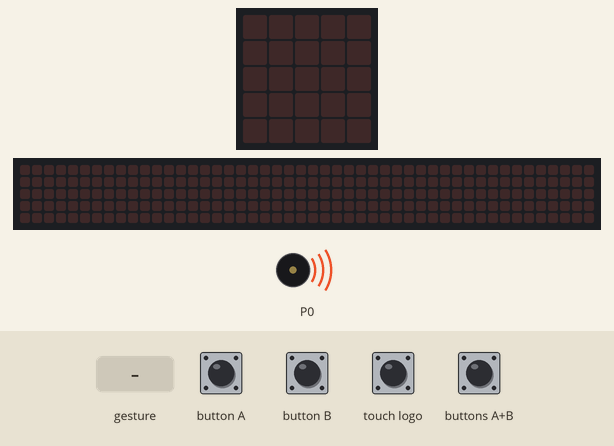
Recording of a program running on a simulated BBC micro:bit (MakeCode). Parts: the board's 5×5 LED display, a strip that is not on the board, showing the scrolling text unrolled, buzzer (waves = sounding). The inputs (shaded band) are chosen by the test bench. A tilt is held for 1.5 s and a shake lasts 1 s, then the board lies face up again; the 48×5 strip is a reading aid, not a part: it shows the text the display is scrolling, unrolled, one strip-width of it at a time.

Above: at 1.2 s.
1.3 s: button A pressed for 0.15 s
At 1.53 s:
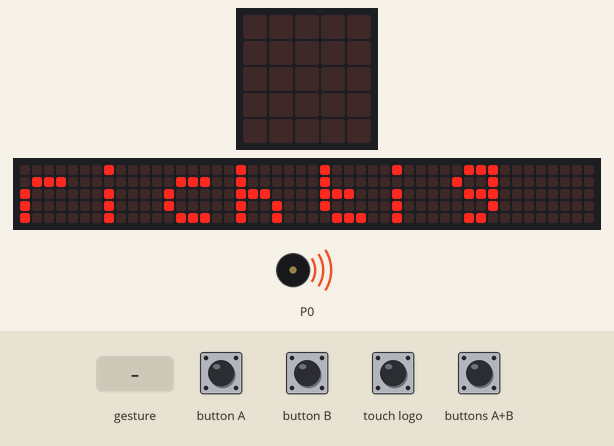
4.3 s: touch logo pressed for 0.15 s
At 4.37 s:
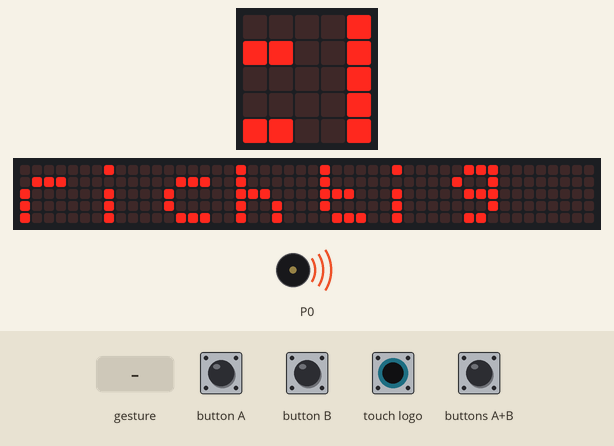
7.3 s: buttons A+B pressed for 0.15 s
At 10.32 s:
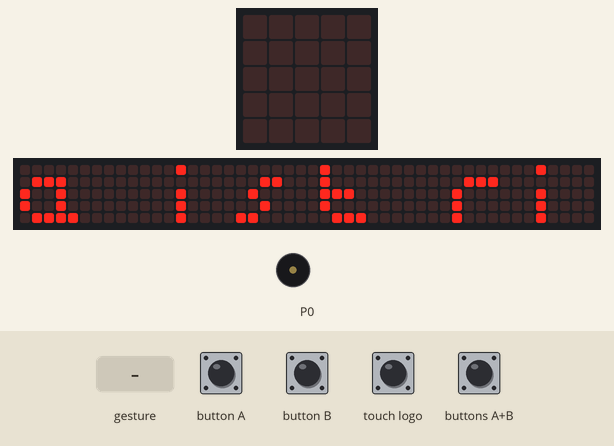
10.4 s: gesture 'tilt right'
At 10.62 s:
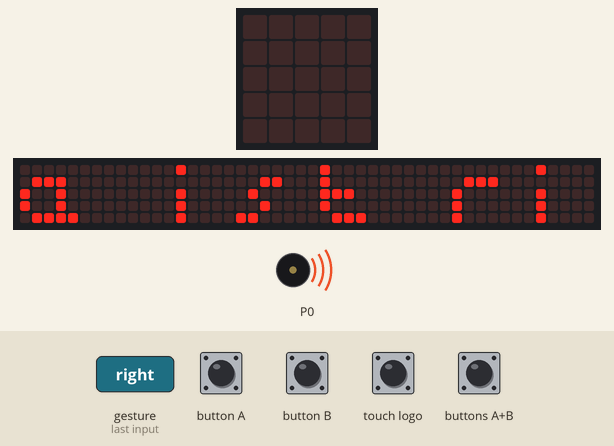
13.4 s: touch logo pressed for 1 s
16.4 s: gesture 'logo up'
Timing chart, 0 to 23.5 s (numbered marks = the images above; inputs shaded):
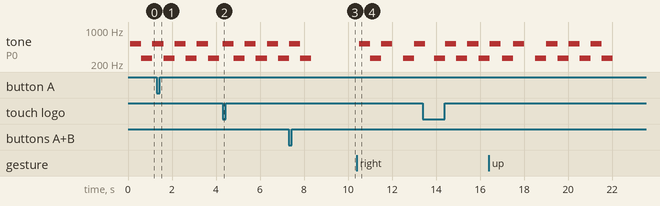

The program:

main.ts
```typescript
input.onGesture(Gesture.TiltRight, function () {
    music.play(music.stringPlayable("C5 C C5 C C5 C C5 C ", 120), music.PlaybackMode.UntilDone)
})
input.onGesture(Gesture.LogoUp, function () {
    music.play(music.stringPlayable("C5 C C5 C C5 C C5 C ", 120), music.PlaybackMode.UntilDone)
})
input.onGesture(Gesture.ScreenDown, function () {
    music.play(music.stringPlayable("C5 C C5 C C5 C C5 C ", 120), music.PlaybackMode.UntilDone)
})
input.onGesture(Gesture.FreeFall, function () {
    music.play(music.stringPlayable("C5 C C5 C C5 C C5 C ", 120), music.PlaybackMode.UntilDone)
})
input.onSound(DetectedSound.Loud, function () {
    music.play(music.stringPlayable("C5 C C5 C C5 C C5 C ", 120), music.PlaybackMode.UntilDone)
})
input.onLogoEvent(TouchButtonEvent.Touched, function () {
    music.play(music.stringPlayable("C5 C C5 C C5 C C5 C ", 120), music.PlaybackMode.UntilDone)
})
input.onButtonPressed(Button.A, function () {
    basic.showString("richtig")
})
input.onGesture(Gesture.TiltLeft, function () {
    music.play(music.stringPlayable("C5 C C5 C C5 C C5 C ", 120), music.PlaybackMode.UntilDone)
})
input.onGesture(Gesture.Shake, function () {
    music.play(music.stringPlayable("C5 C C5 C C5 C C5 C ", 120), music.PlaybackMode.UntilDone)
})
input.onGesture(Gesture.LogoDown, function () {
    music.play(music.stringPlayable("C5 C C5 C C5 C C5 C ", 120), music.PlaybackMode.UntilDone)
})
input.onButtonPressed(Button.AB, function () {
    basic.showString("a ist richtig b ist falsch")
    basic.showString("ist alba eine super mutter")
})
input.onButtonPressed(Button.B, function () {
    basic.showString("falsch")
})
input.onGesture(Gesture.ScreenUp, function () {
    music.play(music.stringPlayable("C5 C C5 C C5 C C5 C ", 120), music.PlaybackMode.UntilDone)
})
music.setVolume(255)
```

test.ts
```typescript
// Hier kann man Tests durchführen; diese Datei wird nicht kompiliert, wenn dieses Paket als Erweiterung verwendet wird.
```

Measured:
- after the input at 1.3 s, the display: changes after 0.15 s (image 1)
- after the input at 4.3 s, tone on P0: alternates 523 Hz for 0.51 s and 262 Hz for 0.51 s, starting at once
- after the input at 7.3 s, the display: first differs from a run without the input after 1.4 s (image 3)
- after the input at 10.4 s, tone on P0: plays 523 Hz for 0.51 s, 262 Hz for 0.51 s, 523 Hz for 0.50 s, 262 Hz for 0.51 s, 523 Hz for 0.39 s, starting after 0.10 s
- by itself, tone on P0: repeats every 1.0 s: 523 Hz 0.51 s, 262 Hz 0.51 s
